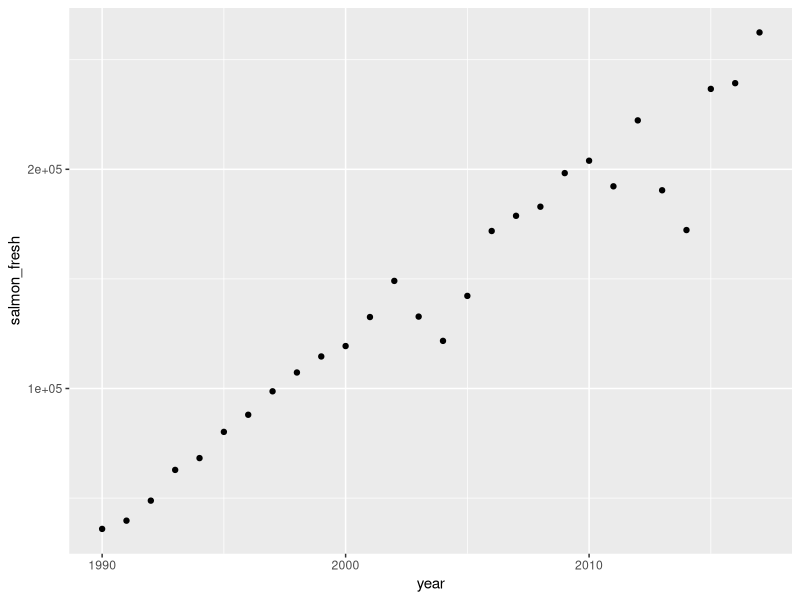
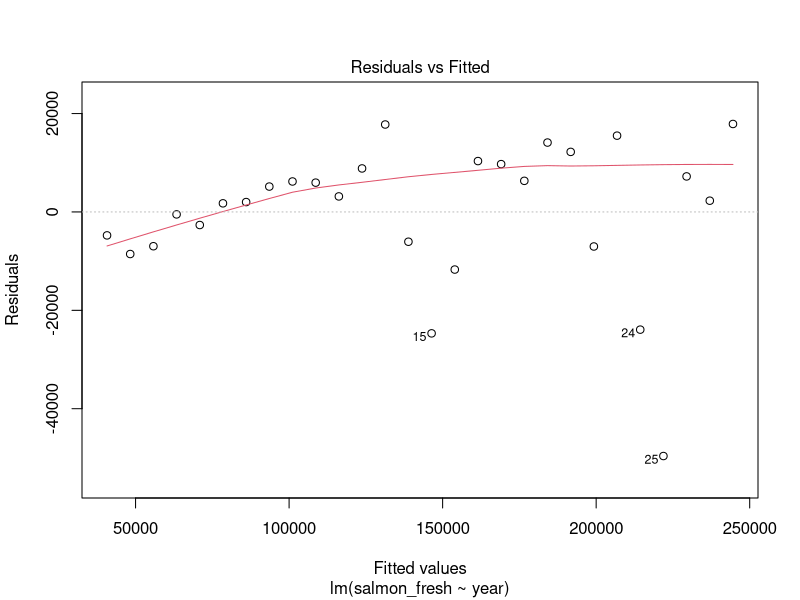
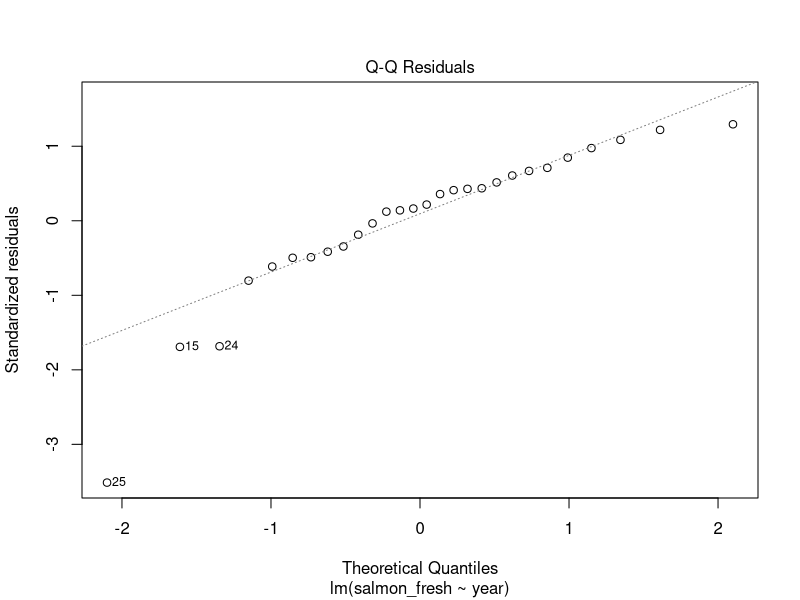
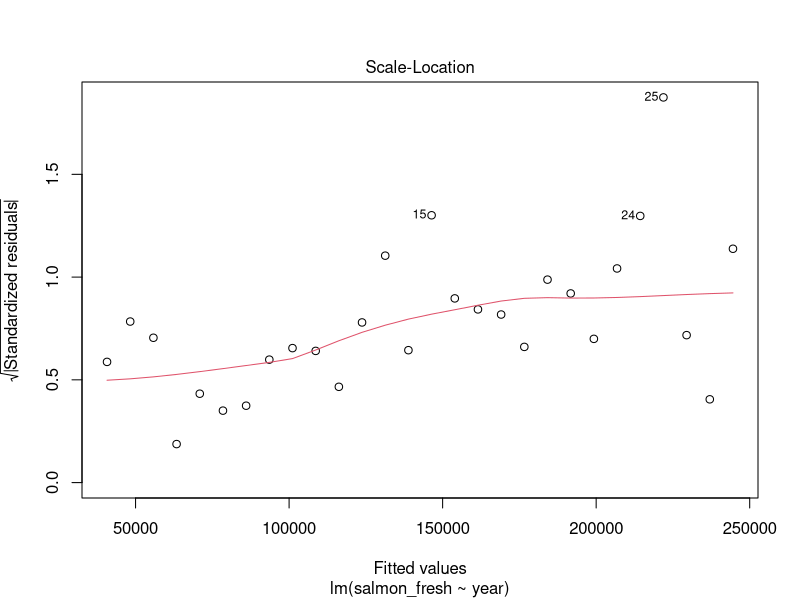
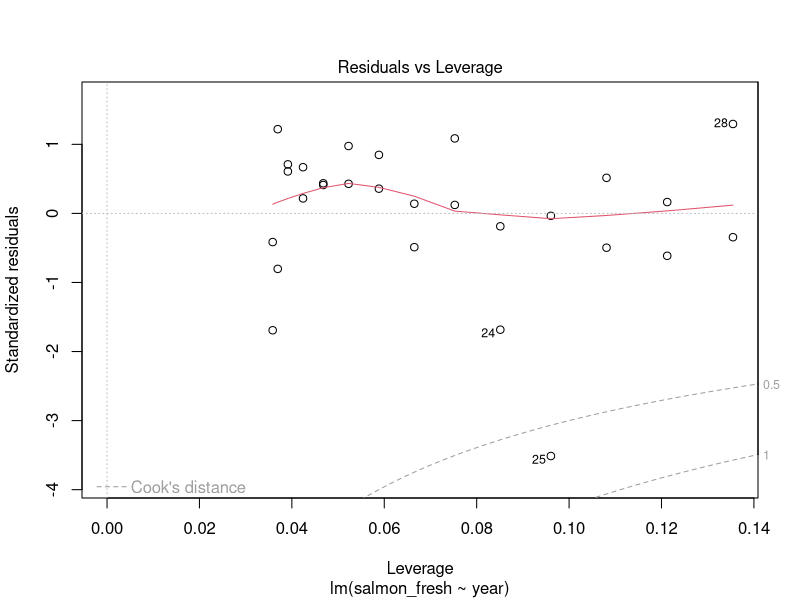
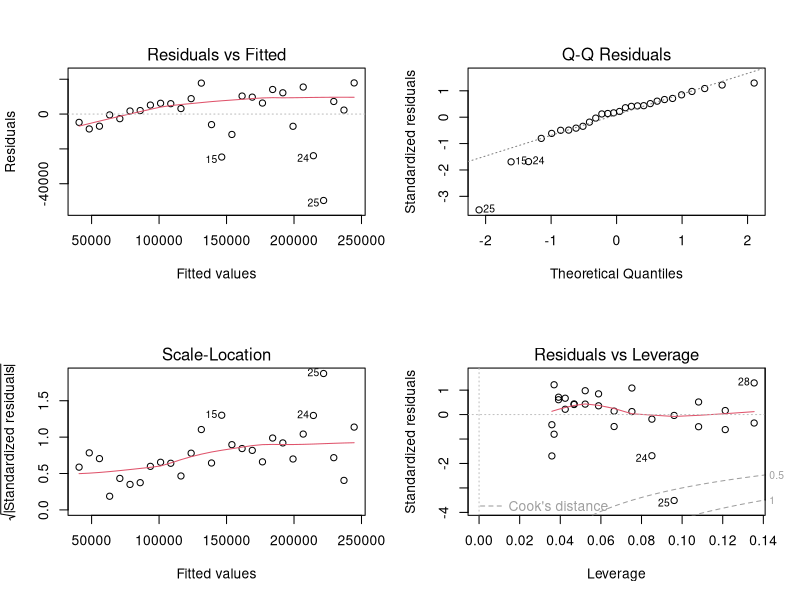
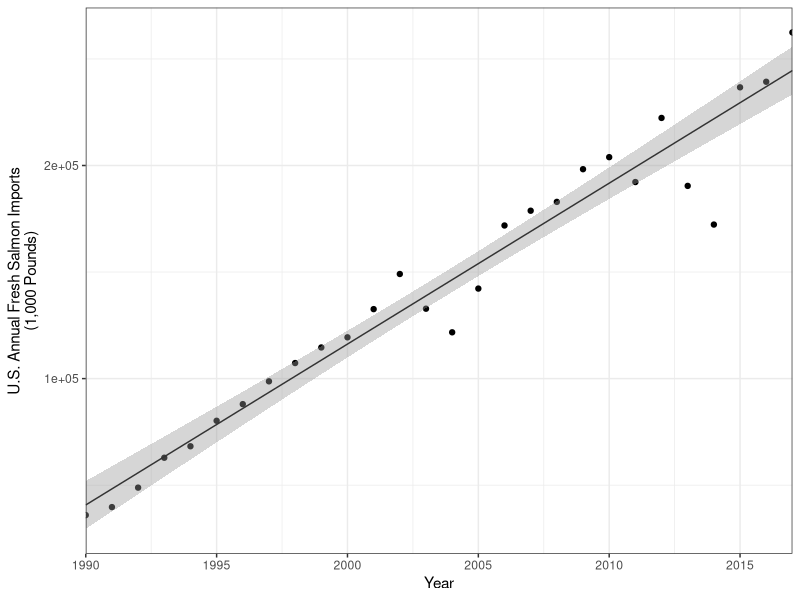

The R source for these figures, in order:
## ---- chunk 1
knitr::opts_chunk$set(echo = TRUE)
## ---- chunk 2
library(tidyverse)

salmon <- read_csv("salmon_edited.csv")
## ---- chunk 3
salmon_scatter <- ggplot(salmon, aes(x = year, y = salmon_fresh)) +
  geom_point()

salmon_scatter

#Overall, the data looks linear. Something seems to have happened around 2004 and 2013 that is non-linear
## ---- chunk 4
salmon_model <- lm(salmon_fresh ~ year, data = salmon)

salmon_model

## ---- chunk 5
plot(salmon_model)

#Residuals appear normally distributed for the most part, with some data points that could be potential outliers.

par(mfrow = c(2,2))
plot(salmon_model)

## ---- chunk 6
summary(salmon_model)
## ---- chunk 7
salmon_final_graph <- ggplot(salmon, aes(x = year, y = salmon_fresh)) +
  geom_point() +
  geom_smooth(method = lm, se = TRUE, size = 0.5, color = "gray20") +
  theme_bw() +
  scale_x_continuous(expand = c(0,0), limits = c(1990, 2017)) +
  labs(x = "Year", y = "U.S. Annual Fresh Salmon Imports\n(1,000 Pounds)")

salmon_final_graph
## ---- chunk 8
new_years <- data.frame(year = c(2022, 2024, 2026, 2028))

future_predict <- predict(salmon_model, newdata = new_years, interval = "confidence")
future_predict

predictions <- data.frame(new_years, future_predict)
predictions
## ---- chunk 9
salmon_cor <- cor.test(salmon$year, salmon$salmon_fresh)
salmon_cor
